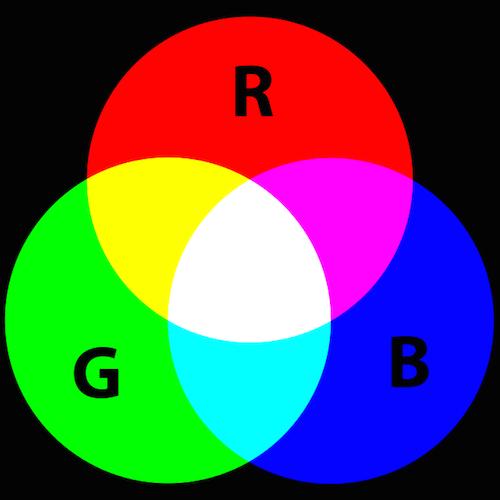
#> input picture linux_playground/python_playground/python_camera/data/rgb.png, 500 x 500 px
$ python image_manipulation.py
#> lines starting #> are read from the running program, lines starting #| are printed output that depends on the picture
### linux_playground/utils/path_utils/specific_paths.py
import os
import inspect

cwd_path = os.getcwd()

package_cwd_path = os.path.join(cwd_path, "linux_playground")
python_playground_path = os.path.join(package_cwd_path, "python_playground")
package_reports_path = os.path.join(package_cwd_path, "reports")

def relative_path(path: str):
    return os.path.normpath(os.path.join(os.path.dirname(inspect.getfile(inspect.currentframe().f_back)), path))


# [7 lines that do not run on import are left out]

### linux_playground/python_playground/python_camera/python_cctv/image_manipulation.py
"""
Will image manipulation using opencv & numpy
"""
import random

from linux_playground.utils.path_utils.specific_paths import relative_path
import cv2

def image_color_processing():
    image_path = relative_path("../data/rgb.png")
    img = cv2.imread(filename=image_path, flags=-1)
#> img is the input picture: shape (500, 500, 4); mean B, G, R, A 85.9, 85.9, 85.9, 255
    for i in range(0, img.shape[0]):
        for j in range(img.shape[1]):
            img[i][j] = [random.randint(0, 255),
                         random.randint(0, 255),
                         random.randint(0, 255), 255]
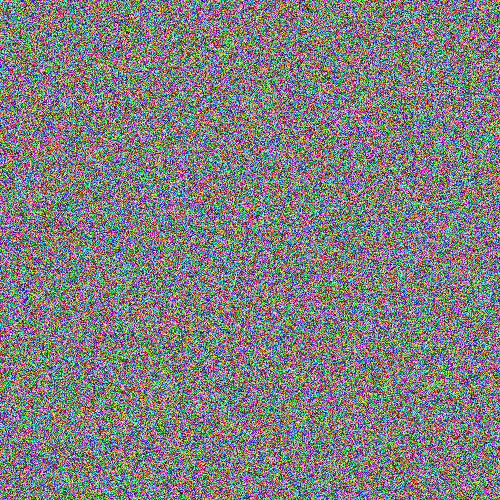
#> img: shape (500, 500, 4); mean B, G, R, A 127.5, 127.3, 127.5, 255

    cv2.imshow("Image", img)
    cv2.waitKey(0)
    cv2.destroyAllWindows()

if __name__ == '__main__':
    image_color_processing()
